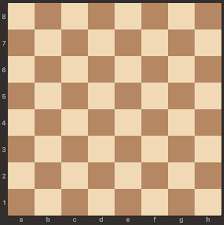
#> input picture Data/N_Queen_Puzzle_Data/Assets/ChessBoard.png, 224 x 225 px, found by its file name
$ python N_Queen_Problem.py
#> lines starting #> are read from the running program, lines starting #| are printed output that depends on the picture; pictures that were not available may be replaced by others from this repository, and a replacement may not be noted
import cv2
import operator
from PIL import Image
# Python3 program to solve N Queen
# Problem using backtracking
global N
N = 8

def printSolution(board):
    coord = dict()
    for i in range(N):
        for j in range(N):
            point = board[i][j]
            print (point, end = " ")
            if point == 1:
                coord[i] = j
        print()
    return coord

# A utility function to check if a queen can
# be placed on board[row][col]. Note that this
# function is called when "col" queens are
# already placed in columns from 0 to col -1.
# So we need to check only left side for
# attacking queens
def isSafe(board, row, col):

    # Check this row on left side
    for i in range(col):
        if board[row][i] == 1:
            return False

    # Check upper diagonal on left side
    for i, j in zip(range(row, -1, -1),
                    range(col, -1, -1)):
        if board[i][j] == 1:
            return False

    # Check lower diagonal on left side
    for i, j in zip(range(row, N, 1),
                    range(col, -1, -1)):
        if board[i][j] == 1:
            return False

    return True

def solveNQUtil(board, col):

    # base case: If all queens are placed
    # then return true
#> called with col = 0
    if col >= N:
        return True

    # Consider this column and try placing
    # this queen in all rows one by one
    for i in range(N):

        if isSafe(board, i, col):

            # Place this queen in board[i][col]
            board[i][col] = 1

            # recur to place rest of the queens
            if solveNQUtil(board, col + 1) == True:
                return True

            # If placing queen in board[i][col]
            # doesn't lead to a solution, then
            # queen from board[i][col]
            board[i][col] = 0

    # if the queen can not be placed in any row in
    # this colum col then return false
    return False

#This function is used to place the Queen images on the ChessBoard image
def Place_Queens(Board, Queen, index_x, index_y):

    # suppose img1 and img2 are your two images
    img1 = Board
    img2 = Queen

    # suppose img2 is to be shifted by `shift` amount
    shift = (8+(index_x*27)+(index_x%2)*1, 3+(index_y*27)+(index_y%2)*1)

    # compute the size of the panorama
    x = map(operator.add, img2.size, shift)
    nw, nh = map(max, x, img1.size)
    print(nw)
    print(nh)

    # paste img1 on top of img2
    newimg1 = Image.new('RGBA', size=(nw, nh), color=(0, 0, 0, 0))
    newimg1.paste(img2, shift)
    newimg1.paste(img1, (0, 0))

    # paste img2 on top of img1
    newimg2 = Image.new('RGBA', size=(nw, nh), color=(0, 0, 0, 0))
    newimg2.paste(img1, (0, 0))
    newimg2.paste(img2, shift)

    # blend with alpha=0.5
    result = Image.blend(newimg1, newimg2, alpha=0.5)

    return result

# This function solves the N Queen problem using
# Backtracking. It mainly uses solveNQUtil() to
# solve the problem. It returns false if queens
# cannot be placed, otherwise return true and
# placement of queens in the form of 1s.
# note that there may be more than one
# solutions, this function prints one of the
# feasible solutions.
def solveNQ():
    board = [ [0, 0, 0, 0, 0, 0, 0, 0],
              [0, 0, 0, 0, 0, 0, 0, 0],
              [0, 0, 0, 0, 0, 0, 0, 0],
              [0, 0, 0, 0, 0, 0, 0, 0],
              [0, 0, 0, 0, 0, 0, 0, 0],
              [0, 0, 0, 0, 0, 0, 0, 0],
              [0, 0, 0, 0, 0, 0, 0, 0],
              [0, 0, 0, 0, 0, 0, 0, 0]]

    if solveNQUtil(board, 0) == False:
        print ("Solution does not exist")
        return False

    coord = printSolution(board)
    ChessBoardimg = Image.open("Data\\N_Queen_Puzzle_Data\\Assets\\ChessBoard.png")
#> ChessBoardimg is the input picture: PIL image 224x225 P; mean R, G, B 195.2, 163.8, 130.7
    Queenimg = Image.open("Data\\N_Queen_Puzzle_Data\\Assets\\Queen.png")
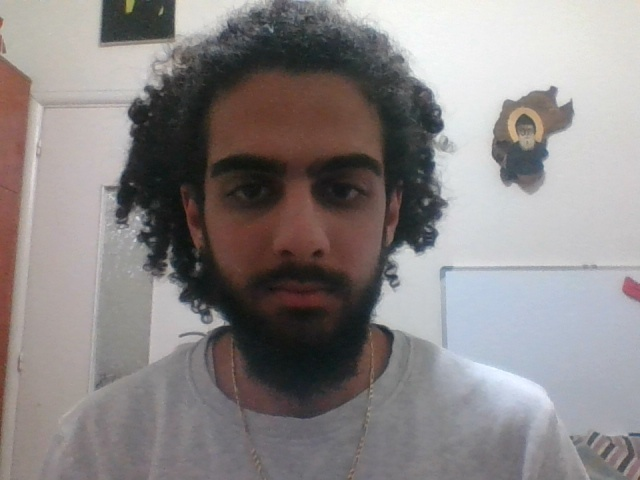
#> input picture testimage.jpg, 640 x 480 px, given in place of Queen.png, which was not available
#> Queenimg is the input picture: PIL image 640x480 RGB; mean R, G, B 138.7, 133.8, 133.6
    for i in coord:
        ChessBoardimg = Place_Queens(ChessBoardimg, Queenimg, coord[i], i)
#> this loop made 8 passes
#> pass 1, in Place_Queens, `result = Image.blend(newimg1, newimg2, alpha=0.5)`:
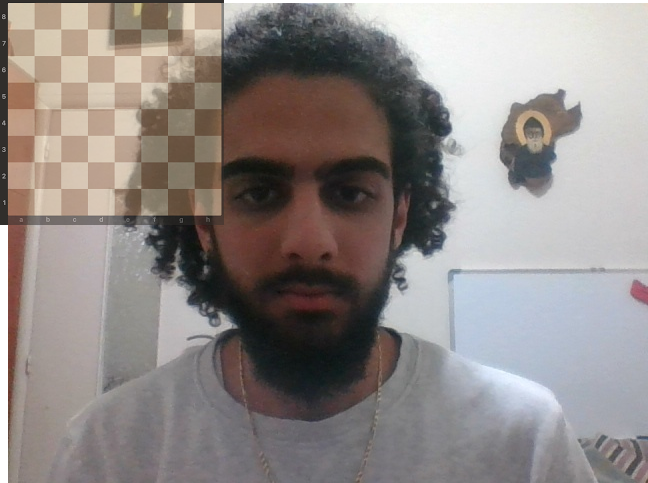
#> result: PIL image 648x483 RGBA; mean R, G, B, A 141.6, 134.8, 132.2, 252.3; transparent parts drawn white
#> pass 2, in Place_Queens (call 2), `result = Image.blend(newimg1, newimg2, alpha=0.5)`:
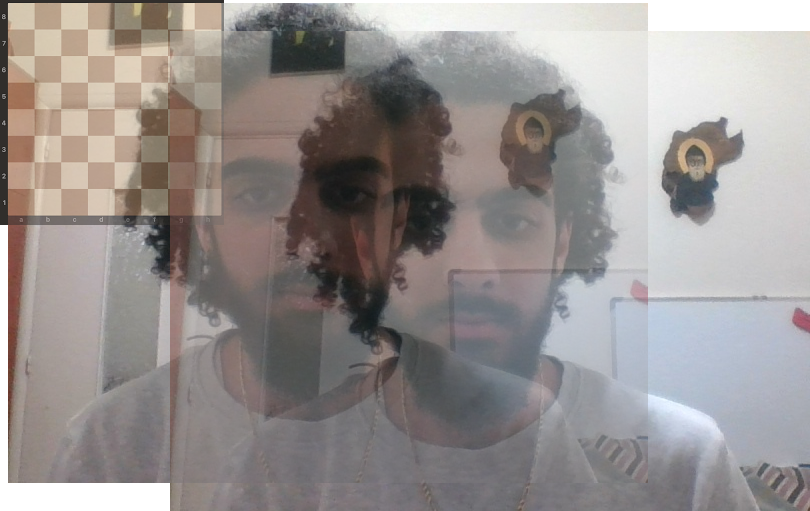
#> result: PIL image 810x511 RGBA; mean R, G, B, A 143.3, 137.6, 136, 246.9; transparent parts drawn white
#> after the loop:
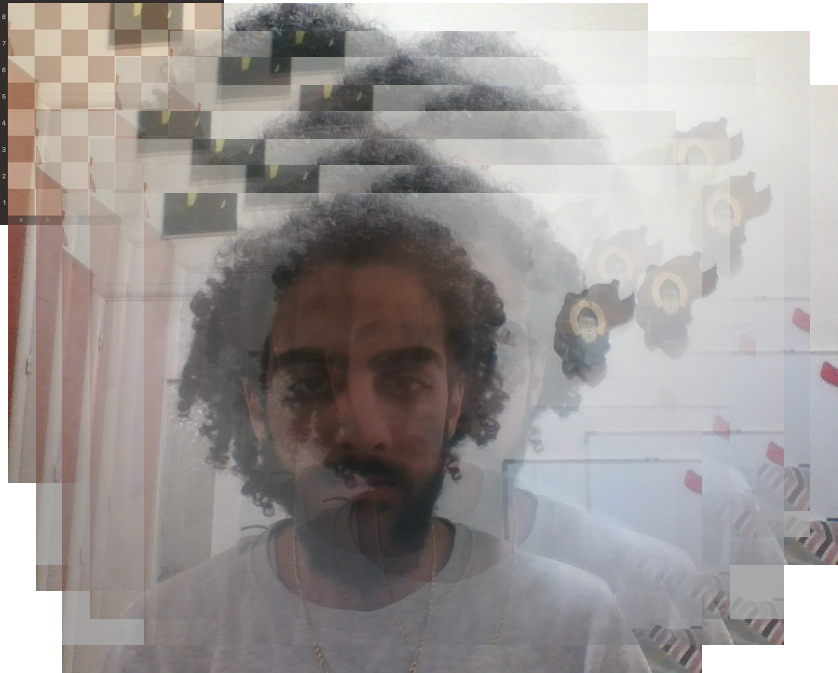
#> ChessBoardimg: PIL image 838x673 RGBA; mean R, G, B, A 143.6, 138.7, 137.1, 239.7; transparent parts drawn white
    ChessBoardimg.show()
    cv2.waitKey(0)
    return True

# Driver Code
solveNQ()
